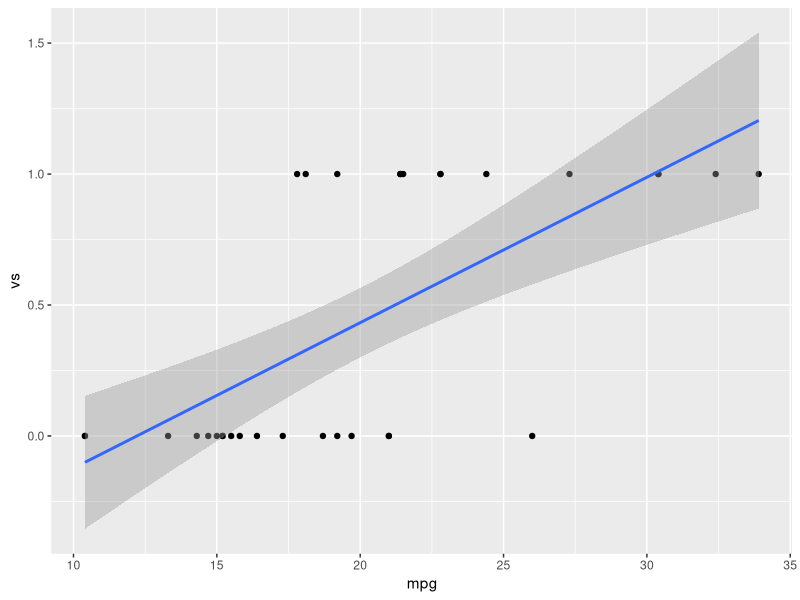

This figure's R source:
## ---- chunk 1
24 - 23
## ---- chunk 2
2345 * 23
## ---- chunk 3
library(xtable); library(dplyr)
mtcars %>%
  glm(vs ~ mpg, data = ., family = "binomial") %>%
  xtable(., type = "latex") %>%
  print(comment = FALSE)
## ---- chunk 4
library(ggplot2)
ggplot(mtcars, aes(x = mpg, y = vs)) + 
geom_point() + 
geom_smooth(method = "glm", family = "binomial")
